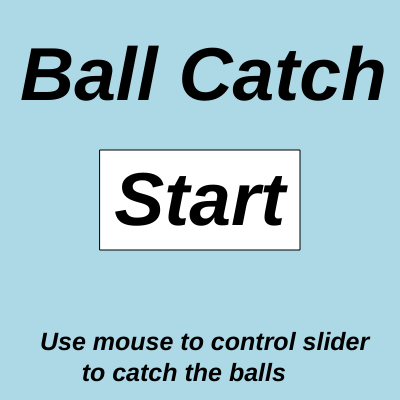
Frame 1 (no input)
Frame 60 (no input): identical to frame 1, image omitted
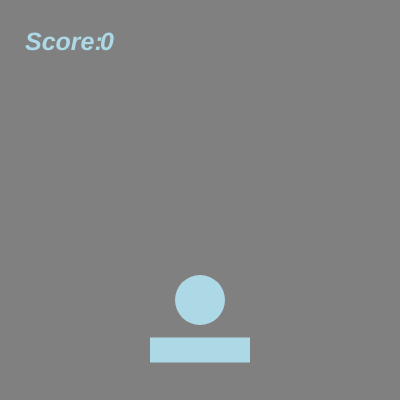
Frame 120 (the mouse pressed at the canvas centre since frame 60)

The p5.js sketch that drew these frames (run headless with seeded random() and noise() and a simulated clock; from frame 60 on, the mouse is pressed at the canvas centre):

// p5.js sketch
// ── sketch.js
// Project Title
//Ball Catch
// Your Name
//Shivansh Sharma
// Date
//10/3/2025
// Extra for Experts:
// - describe what you did to take this project "above and beyond"

//All the variables used in the code.
let xPos = 200;
let yPos = 0;
let speed = 5;
let score = 0;
let rectX = 100;
let rectY = 150;
let w = 200;
let h = 100;
let gameState = "start";

//Making the canvas.
function setup() {
  createCanvas(400, 400);
}

//Using all the functions in it and divided it with start and game screen
function draw(){
  if (gameState === "start") {
    background("lightblue");
    showButton();
    showText();
    showInstruction();
  }
  
  if (gameState === "ball") {
    background("gray");
    noStroke();
    showCircle();
    ballDrop();
    ballPoint();
    scoreText();
    rectBox();
  }
}  

//Making the balls for the game
function showCircle(){
  fill("lightblue");
  circle(xPos, yPos += speed, 50);  
}

//Droping the ball down to catch
function ballDrop(){
  if (yPos > height){
    yPos = 0;
    xPos = random(width);
    speed -= 1; 
  }
}  

//If the ball caught score a point and increase speed
function ballPoint(){
  if (dist(xPos, yPos, mouseX, 350)< 25){
    yPos = 0;
    xPos = random(width);
    speed += 1;
    score += 1;
  }
}

//Making the score board
function scoreText(){
  textSize(25);
  text("Score:", 25, 50);
  text(score, 100, 50);
}

//Making the slider to catch the balls
function rectBox(){
  rectMode(CENTER);
  rect(mouseX,350, 100, 25);
}  

//Start button on start screen
function showButton() {
  fill("white");
  rect(rectX, rectY, w, h);
}

//Making the start button work if pressed
function mousePressed() {
  if (gameState === "start") {
    if (mouseX >= rectX && 
        mouseX <= rectX + w &&
        mouseY >= rectY && 
        mouseY <= rectY + h) {
      gameState = "ball";
    }
  }
}

//Title and start text for the start screen
function showText() {
  textSize(75);
  textStyle(BOLDITALIC);
  fill("black");
  text("Start", width/3.5, 225);
  text("Ball Catch", width/20, height/4);
}

//Text for the instruction on the start screen
function showInstruction(){
  textSize(25);
  textStyle(BOLDITALIC);
  fill("black");
  text("Use mouse to control slider \n      to catch the balls",
    width/10, 350);
}
